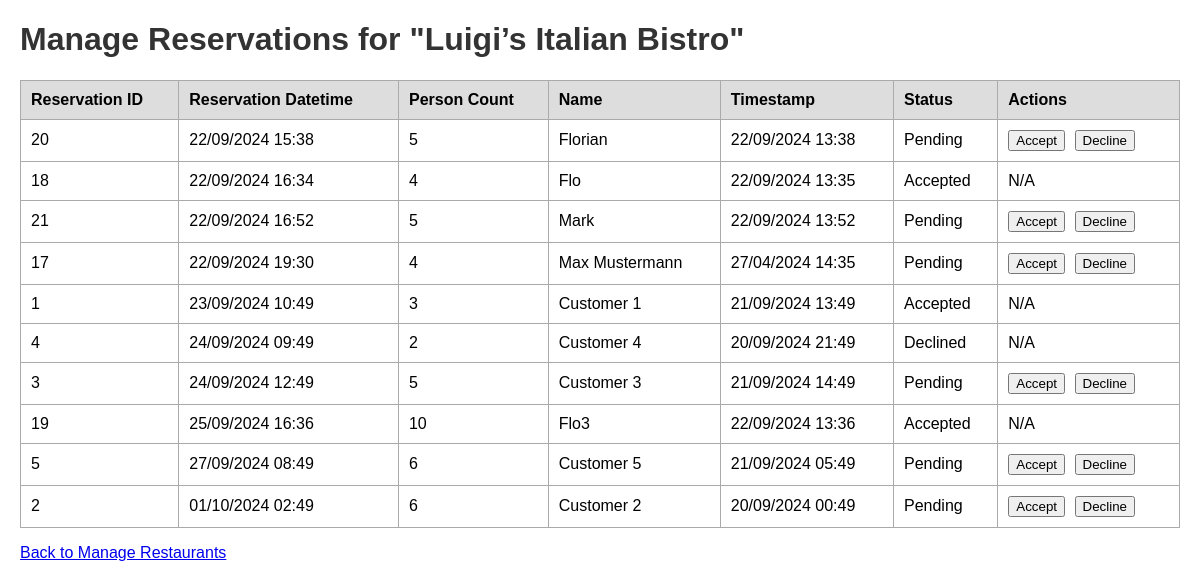
Before: /restaurants/1/reservations with the older database file.
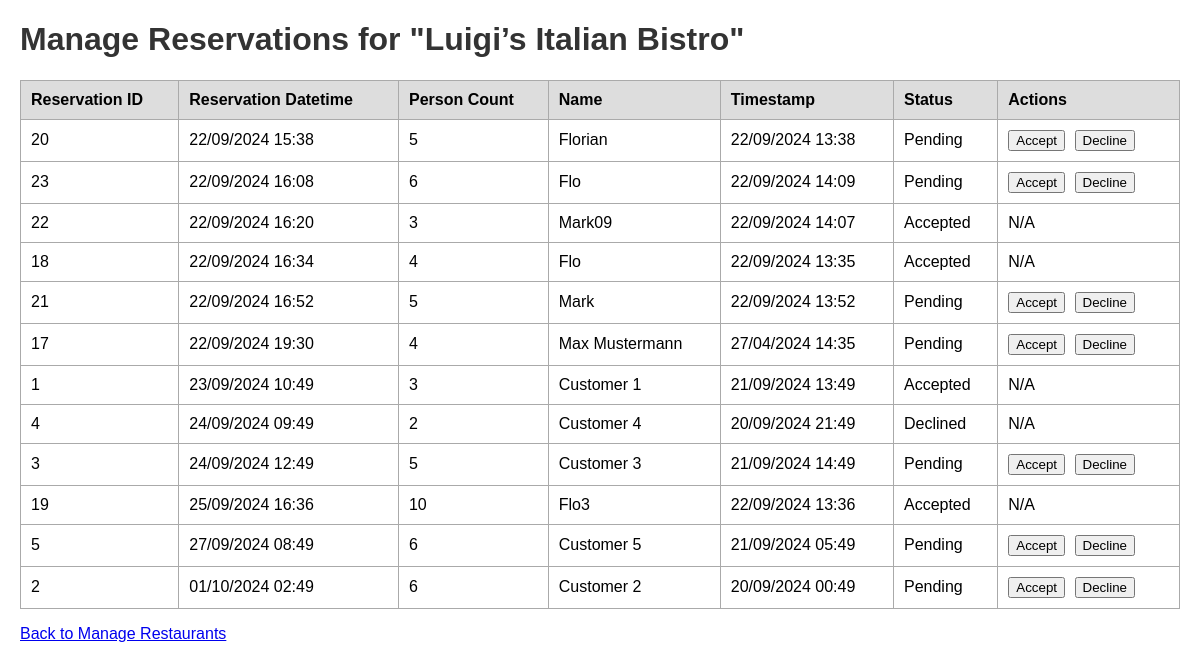
After: the same page with the newer database file.
### app/models.py (models this page shows, shortened)
class Restaurant(db.Model):
    __tablename__ = 'restaurants'  # Ensure plural
    id = db.Column(db.Integer, primary_key=True)
    name = db.Column(db.String(128), nullable=False)
    address = db.Column(db.String(256), nullable=False)
    phone_number = db.Column(db.String(20), nullable=False)
    description = db.Column(db.Text(), nullable=True)
    manager_id = db.Column(db.Integer, db.ForeignKey('users.id'), nullable=False)
    categories = db.relationship('Category', secondary='restaurant_categories', back_populates='restaurants')
    reservations = db.relationship('Reservation', back_populates='restaurant', cascade='all, delete-orphan')

class Reservation(db.Model):
    __tablename__ = 'reservations'  # Ensure plural
    id = db.Column(db.Integer, primary_key=True)  # reservationID
    reservation_datetime = db.Column(db.DateTime, nullable=False)  # reservationDatetime
    timestamp = db.Column(db.DateTime, default=datetime.utcnow, nullable=False)  # timestamp
    person_count = db.Column(db.Integer, nullable=False)  # personCount
    restaurant_id = db.Column(db.Integer, db.ForeignKey('restaurants.id'), nullable=False)  # restaurantId
    name = db.Column(db.String(100), nullable=False)  # name
    status = db.Column(db.String(20), nullable=False, default='pending')  # status
    restaurant = db.relationship('Restaurant', back_populates='reservations')

### app/main/routes.py (the view)
@bp.route('/restaurants/<int:restaurant_id>/reservations', methods=['GET', 'POST'])
def manage_reservations(restaurant_id):
    restaurant = Restaurant.query.get_or_404(restaurant_id)
    now = datetime.now()
    reservations = Reservation.query.filter(
        Reservation.restaurant_id == restaurant_id,
        Reservation.reservation_datetime >= now,
        Reservation.status.in_(['pending', 'accepted', 'declined'])
    ).order_by(Reservation.reservation_datetime.asc()).all()
    return render_template('manage_reservations.html', restaurant=restaurant, reservations=reservations)

### app/templates/manage_reservations.html (shortened to what this page needs)
<!DOCTYPE html>
<html lang="en">
<head>
</head>
<body>
    <h1>Manage Reservations for "{{ restaurant.name }}"</h1>
    <table>
        <thead>
            <tr>
                <th>Reservation ID</th>
                <th>Reservation Datetime</th>
                <th>Person Count</th>
                <th>Name</th>
                <th>Timestamp</th>
                <th>Status</th>
                <th>Actions</th>
            </tr>
        </thead>
        <tbody>
            {% for reservation in reservations %}
                <tr>
                    <td>{{ reservation.id }}</td>
                    <td>{{ reservation.reservation_datetime.strftime('%d/%m/%Y %H:%M') }}</td>
                    <td>{{ reservation.person_count }}</td>
                    <td>{{ reservation.name }}</td>
                    <td>{{ reservation.timestamp.strftime('%d/%m/%Y %H:%M') }}</td>
                    <td>{{ reservation.status.capitalize() }}</td>
                    <td class="action-buttons">
                        {% if reservation.status == 'pending' %}
                            <form method="POST" action="{{ url_for('main.update_reservation_status_html', reservation_id=reservation.id) }}" style="display:inline;">
                                <button type="submit">Accept</button>
                            </form>
                            <form method="POST" action="{{ url_for('main.update_reservation_status_html', reservation_id=reservation.id) }}" style="display:inline;">
                                <button type="submit">Decline</button>
                            </form>
                        {% else %}
                            N/A
                        {% endif %}
                    </td>
                </tr>
            {% else %}
                <tr>
                    <td colspan="7">No upcoming reservations.</td>
                </tr>
            {% endfor %}
        </tbody>
    </table>
    <p><a href="{{ url_for('main.manage_restaurants') }}">Back to Manage Restaurants</a></p>
</body>
</html>

### app/templates/manage_reservations.html (style rules this page uses)
body { font-family: Arial, sans-serif; margin: 20px; }
h1 { color: #333; }
table { width: 100%; border-collapse: collapse; margin-top: 20px; }
th, td { border: 1px solid #aaa; padding: 10px; text-align: left; }
th { background-color: #ddd; }
.action-buttons button { margin-right: 5px; }

Changed rows visible on the page:
added Reservation: id "23", reservation_datetime "22/09/2024 16:08", person_count "6", name "Flo", timestamp "22/09/2024 14:09", status "Pending"
added Reservation: id "22", reservation_datetime "22/09/2024 16:20", person_count "3", name "Mark09", timestamp "22/09/2024 14:07", status "Accepted", shows "N/A"
